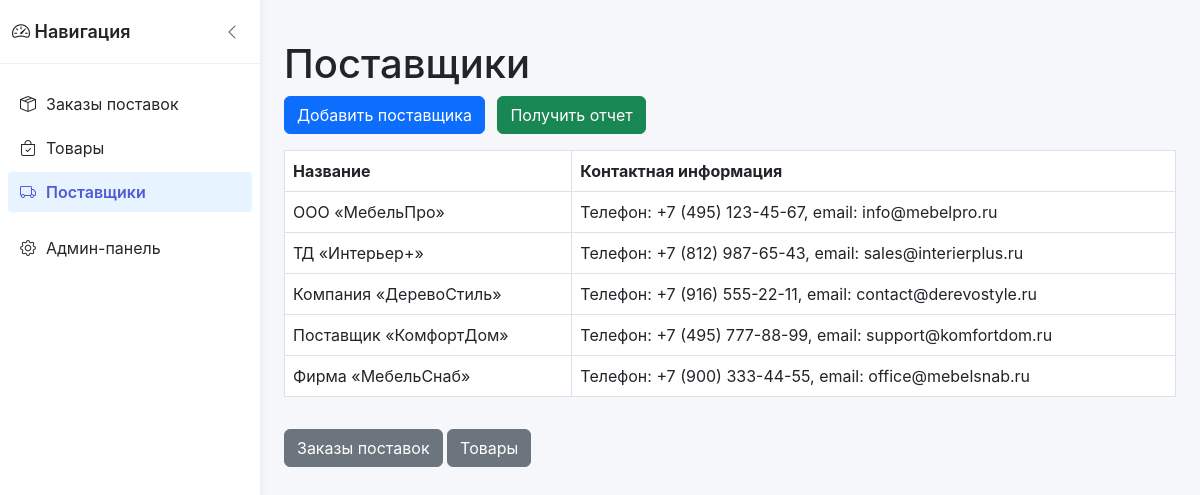
/orders/suppliers/ (signed in), run on the app's committed database.
### supply/models.py (models this page shows, shortened)
class Supplier(models.Model):
    name = models.CharField('Поставщик', max_length=100)
    contact_info = models.CharField('Контактная информация', max_length=200, blank=True)

### supply/views.py (the view)
# urls.py: path('suppliers/', views.supplier_list, name='supplier_list'),
@admin_required
def supplier_list(request):
    suppliers = Supplier.objects.all()
    return render(request, 'supply/supplier_list.html', {'suppliers': suppliers})

### supply/views.py (called while the page is built)
def admin_required(view_func):
    return user_passes_test(lambda u: u.is_active and u.is_staff)(view_func)

### supply/templates/supply/supplier_list.html
{% extends "supply/base.html" %} {% block title %} Список поставщиков {% endblock %} {% block content %}
<h1 class="mt-3">Поставщики</h1>
<a href="{% url 'supplier_create' %}" class="btn btn-primary mb-3">Добавить поставщика</a>
<a href="{% url 'supplier_report' %}" class="btn btn-success mb-3 ms-2">Получить отчет</a>
<table class="table table-bordered">
	<thead>
		<tr>
			<th>Название</th>
			<th>Контактная информация</th>
		</tr>
	</thead>
	<tbody>
		{% for supplier in suppliers %}
		<tr>
			<td>{{ supplier.name }}</td>
			<td>{{ supplier.contact_info }}</td>
		</tr>
		{% empty %}
		<tr>
			<td colspan="2" class="text-center">Поставщиков пока нет</td>
		</tr>
		{% endfor %}
	</tbody>
</table>
<a href="{% url 'order_list' %}" class="btn btn-secondary mt-3">Заказы поставок</a>
<a href="{% url 'product_list' %}" class="btn btn-secondary mt-3">Товары</a>
{% endblock %}

### supply/templates/supply/base.html (style rules this page uses)
:root { --primary-color: #1890ff; --primary-hover: #000000; --primary-active: #515ad4; --sidebar-bg: #fff; --sidebar-collapsed-width: 80px; --sidebar-expanded-width: 260px; --sidebar-shadow: 2px 0 8px 0 rgba(29, 35, 41, 0.05); --transition-duration: 0.2s; }
body { background-color: #f5f7fa; font-family: -apple-system, BlinkMacSystemFont, "Segoe UI", Roboto, "Helvetica Neue", Arial, sans-serif; }

### data on the page
Supplier: name "ООО «МебельПро»", contact_info "Телефон: +7 (495) 123-45-67, email: info@mebelpro.ru"
Supplier: name "ТД «Интерьер+»", contact_info "Телефон: +7 (812) 987-65-43, email: sales@interierplus.ru"
Supplier: name "Компания «ДеревоСтиль»", contact_info "Телефон: +7 (916) 555-22-11, email: contact@derevostyle.ru"
Supplier: name "Поставщик «КомфортДом»", contact_info "Телефон: +7 (495) 777-88-99, email: support@komfortdom.ru"
Supplier: name "Фирма «МебельСнаб»", contact_info "Телефон: +7 (900) 333-44-55, email: office@mebelsnab.ru"
